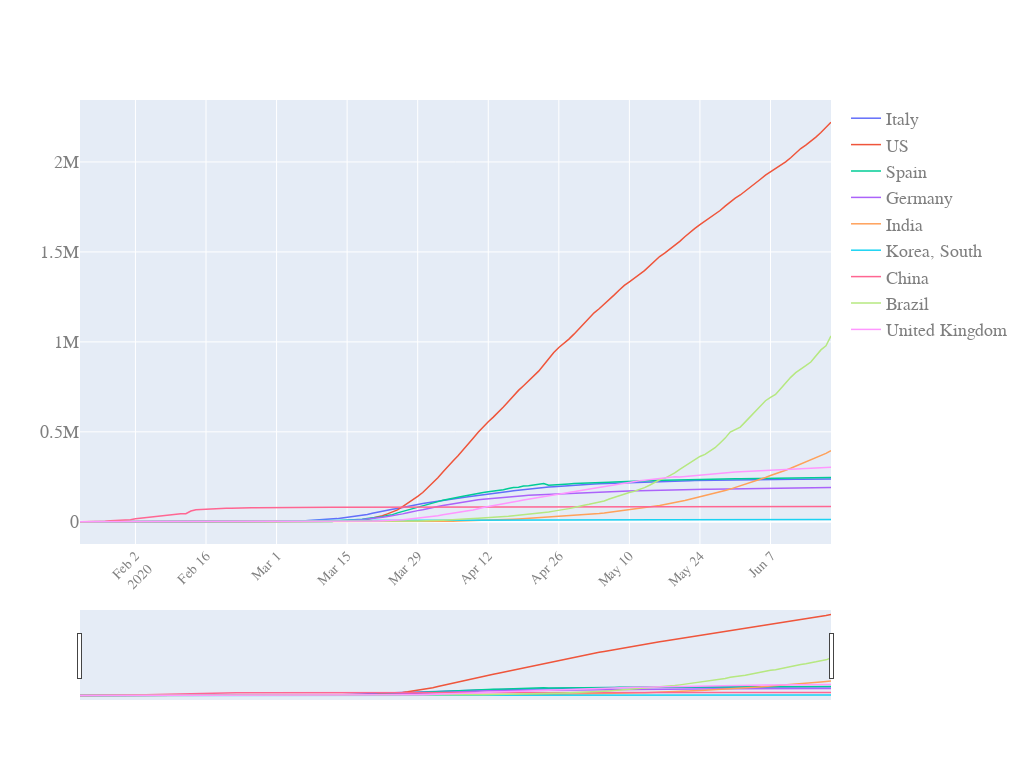

Here is the notebook cell this chart was saved with:
### Code cell
quick_plot(df_analyse.date,
          df_analyse.iloc[:,1:],
          yscale= 'linear',                 # linear
          slider=True
          )

### Figure 1 — Plotly figure (JSON) as saved in the notebook; plotly's stock layout.template omitted (floating-point values rounded to 4 significant figures; data arrays with more than 128 entries replaced by an {"elided": "..."} marker saying what was removed)
{"data": [{"line": {"width": 1.5}, "marker": {"size": 3}, "mode": "lines", "name": "Italy", "type": "scatter", "x": {"elided": "150 str values"}, "y": {"elided": "150 int values"}}, {"line": {"width": 1.5}, "marker": {"size": 3}, "mode": "lines", "name": "US", "type": "scatter", "x": {"elided": "150 str values"}, "y": {"elided": "150 int values"}}, {"line": {"width": 1.5}, "marker": {"size": 3}, "mode": "lines", "name": "Spain", "type": "scatter", "x": {"elided": "150 str values"}, "y": {"elided": "150 int values"}}, {"line": {"width": 1.5}, "marker": {"size": 3}, "mode": "lines", "name": "Germany", "type": "scatter", "x": {"elided": "150 str values"}, "y": {"elided": "150 int values"}}, {"line": {"width": 1.5}, "marker": {"size": 3}, "mode": "lines", "name": "India", "type": "scatter", "x": {"elided": "150 str values"}, "y": {"elided": "150 int values"}}, {"line": {"width": 1.5}, "marker": {"size": 3}, "mode": "lines", "name": "Korea, South", "type": "scatter", "x": {"elided": "150 str values"}, "y": {"elided": "150 int values"}}, {"line": {"width": 1.5}, "marker": {"size": 3}, "mode": "lines", "name": "China", "type": "scatter", "x": {"elided": "150 str values"}, "y": {"elided": "150 int values"}}, {"line": {"width": 1.5}, "marker": {"size": 3}, "mode": "lines", "name": "Brazil", "type": "scatter", "x": {"elided": "150 str values"}, "y": {"elided": "150 int values"}}, {"line": {"width": 1.5}, "marker": {"size": 3}, "mode": "lines", "name": "United Kingdom", "type": "scatter", "x": {"elided": "150 str values"}, "y": {"elided": "150 int values"}}], "layout": {"autosize": true, "font": {"color": "#7f7f7f", "family": "PT Sans. monospace", "size": 18}, "height": 780, "width": 1024, "xaxis": {"nticks": 20, "rangeslider": {"visible": true}, "tickangle": -45, "tickfont": {"color": "#7f7f7f", "size": 14}}, "yaxis": {"type": "linear"}}}
